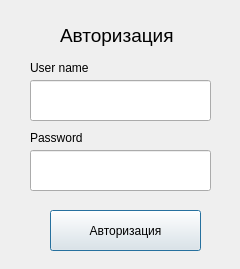
<?xml version="1.0" encoding="UTF-8"?>
<ui version="4.0">
 <class>Dialog</class>
 <widget class="QDialog" name="Dialog">
  <property name="geometry">
   <rect>
    <x>0</x>
    <y>0</y>
    <width>240</width>
    <height>269</height>
   </rect>
  </property>
  <property name="windowTitle">
   <string>Dialog</string>
  </property>
  <widget class="QPushButton" name="loginButton">
   <property name="geometry">
    <rect>
     <x>50</x>
     <y>210</y>
     <width>151</width>
     <height>41</height>
    </rect>
   </property>
   <property name="text">
    <string>Авторизация</string>
   </property>
  </widget>
  <widget class="QLineEdit" name="loginEdit">
   <property name="geometry">
    <rect>
     <x>30</x>
     <y>80</y>
     <width>181</width>
     <height>41</height>
    </rect>
   </property>
   <property name="font">
    <font>
     <pointsize>14</pointsize>
    </font>
   </property>
  </widget>
  <widget class="QLineEdit" name="passwordEdit">
   <property name="geometry">
    <rect>
     <x>30</x>
     <y>150</y>
     <width>181</width>
     <height>41</height>
    </rect>
   </property>
   <property name="font">
    <font>
     <pointsize>14</pointsize>
    </font>
   </property>
  </widget>
  <widget class="QLabel" name="label">
   <property name="geometry">
    <rect>
     <x>60</x>
     <y>20</y>
     <width>121</width>
     <height>31</height>
    </rect>
   </property>
   <property name="font">
    <font>
     <pointsize>14</pointsize>
    </font>
   </property>
   <property name="text">
    <string>Авторизация</string>
   </property>
  </widget>
  <widget class="QLabel" name="label_2">
   <property name="geometry">
    <rect>
     <x>30</x>
     <y>60</y>
     <width>61</width>
     <height>16</height>
    </rect>
   </property>
   <property name="text">
    <string>User name</string>
   </property>
  </widget>
  <widget class="QLabel" name="label_3">
   <property name="geometry">
    <rect>
     <x>30</x>
     <y>130</y>
     <width>61</width>
     <height>16</height>
    </rect>
   </property>
   <property name="text">
    <string>Password</string>
   </property>
  </widget>
 </widget>
 <resources/>
 <connections/>
</ui>
